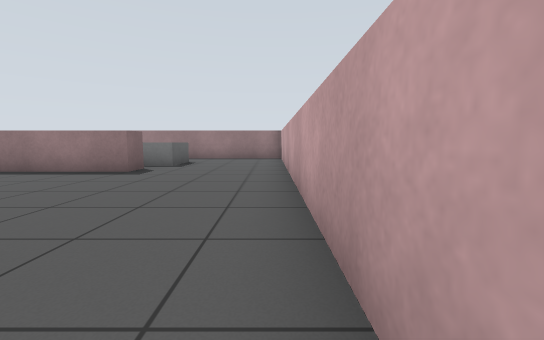
View 1 (above)

18 first-person views from a walk through a Gazebo world. The camera is 0.74 m above the floor, tilts 6° down and sees 90° across. The floor is counted in squares, 1 m on a side. Each view is taken from the middle of a square. On the plan, view 1 faces up. The plan holds only what a view shows up to about 10 squares ahead; the rest is blank.

View 2
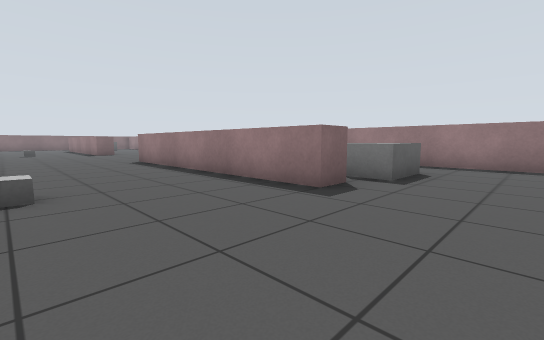

View 3
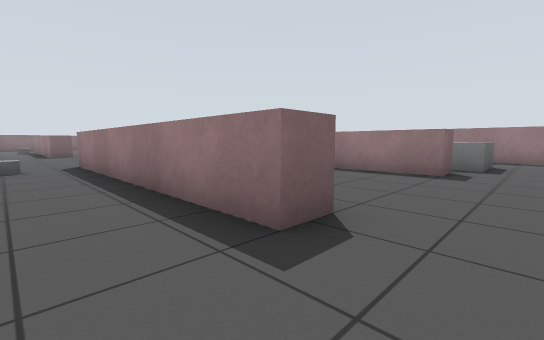

View 4
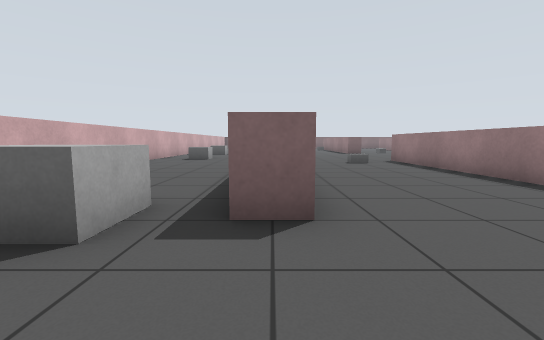

View 5
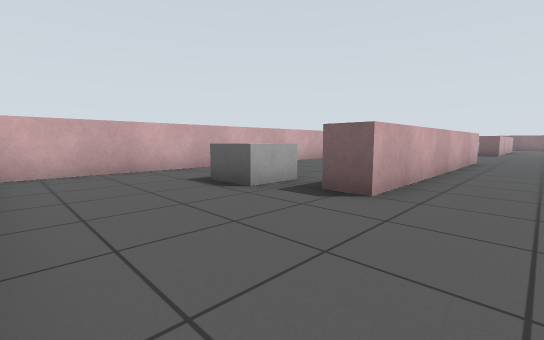

View 6
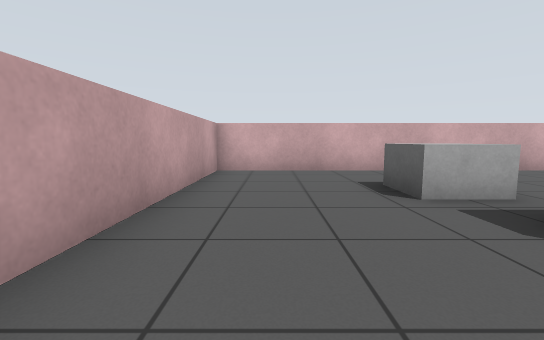

View 7
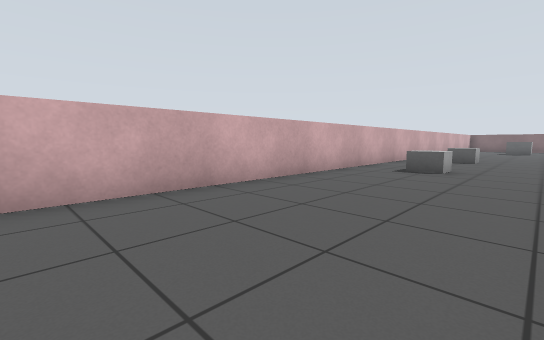

View 8
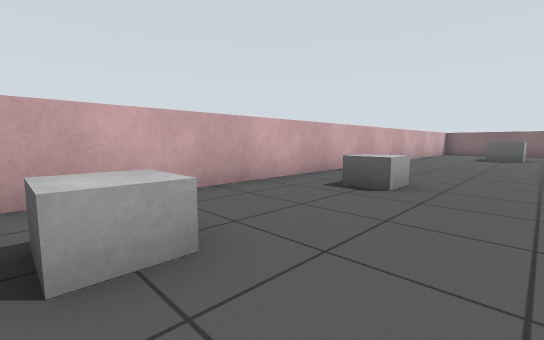

View 9
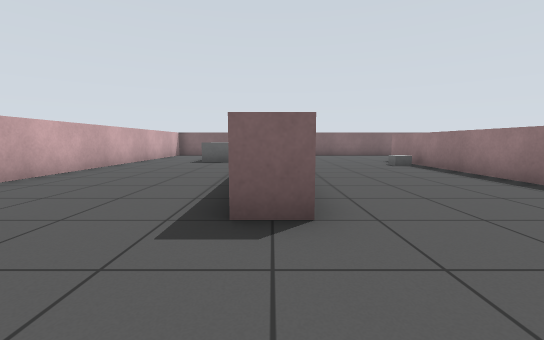

View 10
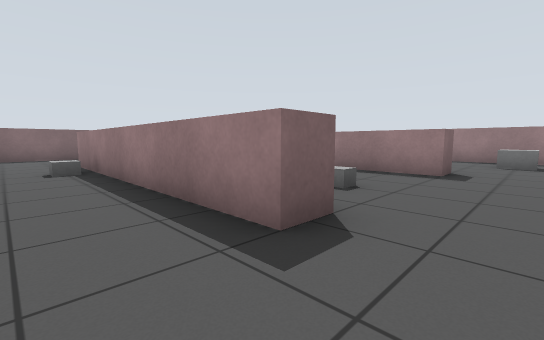

View 11
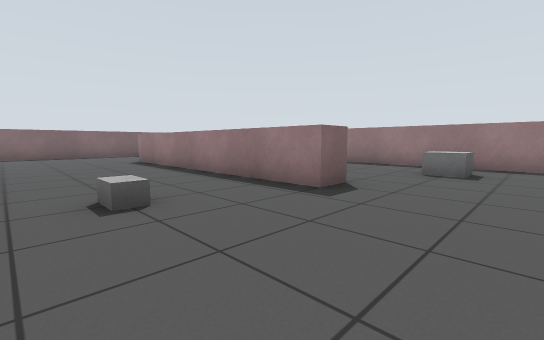

View 12
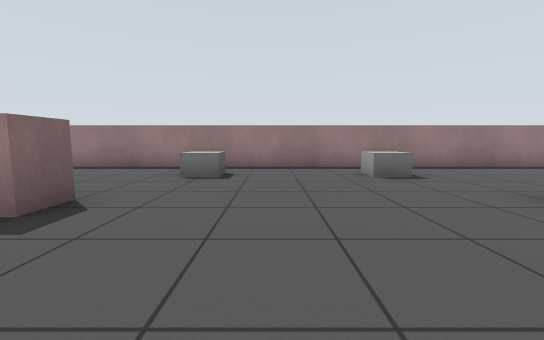

View 13
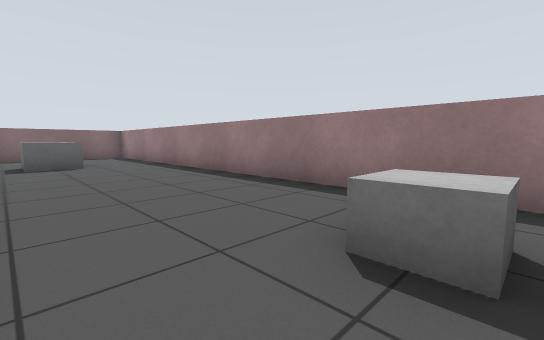

View 14
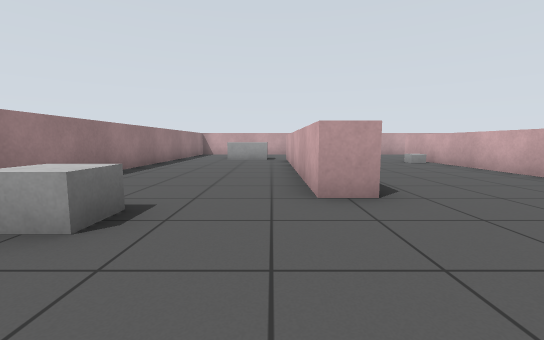

View 15
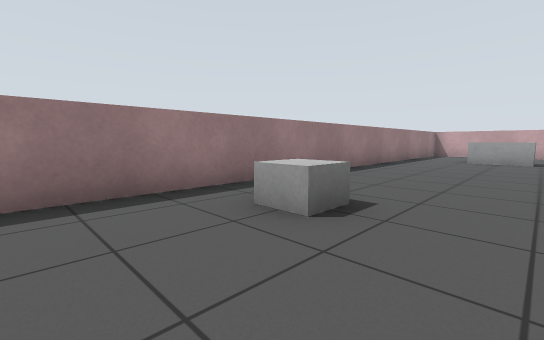

View 16
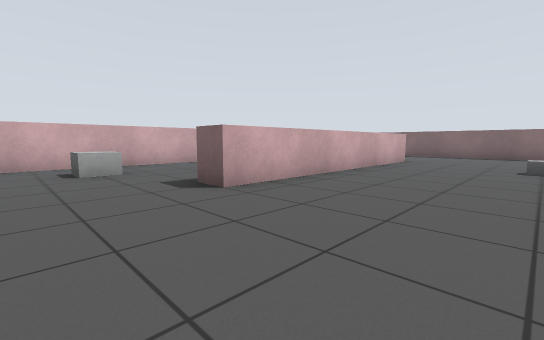

View 17
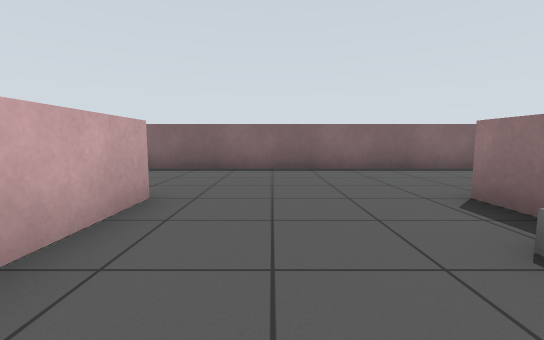

View 18
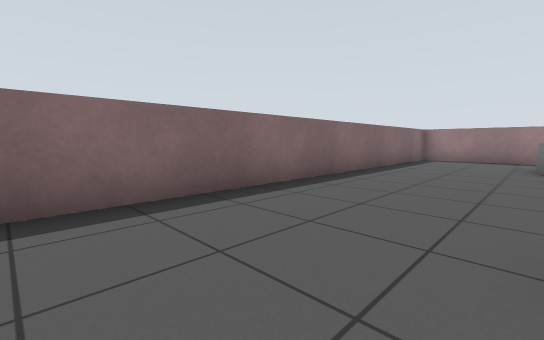

### Floor plan
Points are (right, up) in squares from view 1. A wall is a line through its corners. A room is listed if a view was taken in it or the views show most of it. See-through windows are left out.
Room 1 (views 1, 2, 3, 4, 5, 6, 7, 8, 9, 10, 11, 12, 13, 14, 15, 16, 17, 18)
walls: (-17.5, 2.5) (-17.5, 1.6) (-25.5, 1.6); (-9.5, 2.4) (-4.9, 2.4); (-11.5, -2.6) (-3.5, -2.6) (-3.5, -3.5); (-17.5, 7.5) (-17.5, 6.6) (-25.5, 6.6); (-3.5, 2.5) (-3.5, 1.6) (-11.5, 1.6); (-25.6, -2.6) (-17.5, -2.6) (-17.5, -3.5); (-3.5, 7.5) (-3.5, 6.6) (-11.5, 6.6) (-11.5, 7.4) (-5.4, 7.4); (-25.1, -7.9) (0.4, -7.9) (0.4, -2.2); (0.4, 0.2) (0.4, 9.9); (-29.4, 10.9) (-29.4, -4.4); (-0.9, 11.9) (-28.4, 11.9)
objects: grey box (-26, -5) to (-25, -5); grey box (-26, 9) to (-25, 9); grey box (-23, 1); grey box (-19, 4) to (-18, 4); crate (-17, -6) to (-16, -6); crate (-17, 10) to (-16, 10); crate (-13, -6) to (-12, -6); crate (-13, 10) to (-12, 10); grey box (-10, 0); grey box (-5, 3); grey box (-4, -5) to (-3, -5); grey box (-4, 8) to (-3, 10)

Where each view was taken, in squares from view 1:
view 1: 0 up, 0 right, facing up
view 2: 3 up, 1 left, facing up-left
view 3: 0 up, 2 left, facing up-left
view 4: 3 down, 1 left, facing left
view 5: 1 down, 0 right, facing down-left
view 6: 1 down, 1 left, facing down
view 7: 4 down, 5 left, facing down-left
view 8: 4 down, 12 left, facing down-left
view 9: 3 down, 15 left, facing left
view 10: 0 up, 16 left, facing up-left
view 11: 3 up, 15 left, facing up-left
view 12: 4 up, 15 left, facing up
view 13: 8 up, 16 left, facing up-left
view 14: 8 up, 15 left, facing right
view 15: 8 up, 15 left, facing up-right
view 16: 1 up, 15 left, facing down-left
view 17: 1 down, 22 left, facing left
view 18: 0 up, 26 left, facing up-left
